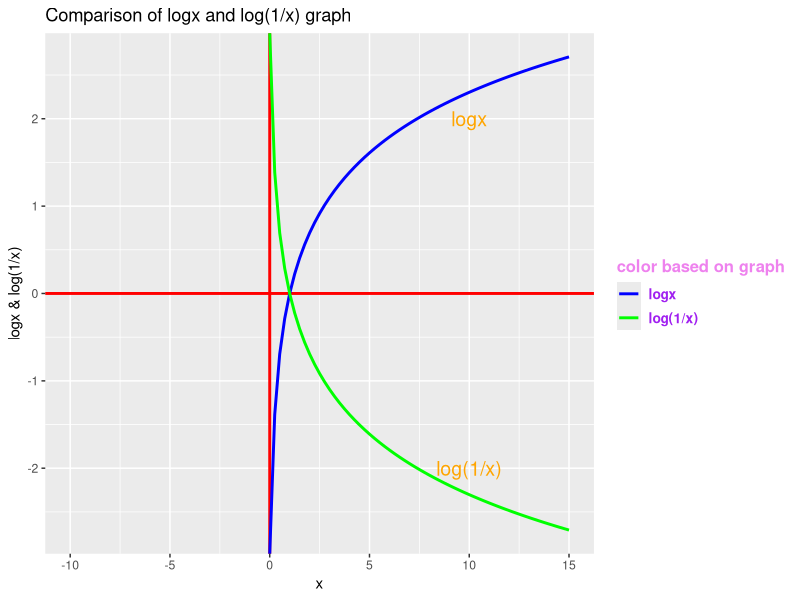

The R script that drew this image: (Note: this script raises an error after producing the figure.)
y1<-function(x){log(x)}
y2<-function(x){log(x^-1)}

#This is using ggplot() from ggplot2 library
library(ggplot2)
ggplot(data=data.frame(x=c(-10,15)),aes(x=x))+
  geom_hline(yintercept = 0,color="red",lwd=1)+
  geom_vline(xintercept=0,color="red",lwd=1)+
  geom_function(fun=y1,aes(color="blue"),lwd=1)+
  geom_function(fun=y2,aes(color="green"),lwd=1)+
  scale_color_manual(name="color based on graph",labels=c("logx","log(1/x)"),values=c("blue","green"))+
  theme(legend.title = element_text(face="bold",color="violet",size=12),legend.text = element_text(face="bold",color="purple",size=10))+
          labs(title="Comparison of logx and log(1/x) graph",y="logx & log(1/x)",x="x")+
          annotate(geom="text",label="logx",color="orange",x=10,y=2,size=5)+
          annotate(geom="text",label="log(1/x)",color="orange",x=10,y=-2,size=5)




#This is using plot()from base R pacakage. 
plot(x,y1,type="l",lty=1,lwd=2,col="green",xlim=c(0,25),ylim=c(-5,12),xlab="value of x",ylab="logx & log(1/x)")
lines(x,y2,lwd=2,col="blue")
legend("topright",legend=c("logx","log(1/x)"),title="graph comparison",lty=1,col=c("green","blue"))



#Now I will plot a special graph.
f=function(x){
  log(x,10)/log(x,base=exp(1))  #In R there is no function as ln() so used exp(1)==e instead.
}                               #I have plotted f(x)=log(x,base=10)/ln(x)
library(ggplot2)                #f(x)=log(x)/ln(x)={ln(x)/ln(10)}/ln(x)=1/ln(10)=almost (0.434) which is a constant so the graph will be y=0.434
ggplot()+                       #log(x)=ln(x)/ln(10)  from basic rule i.e. log(a,base=b)=log(a,c)/log(b,c)
  xlim(-5,10)+
  ylim(0,10)+
  geom_function(fun=f)+
  geom_hline(yintercept = 0)+
  geom_vline(xintercept = 0)


















